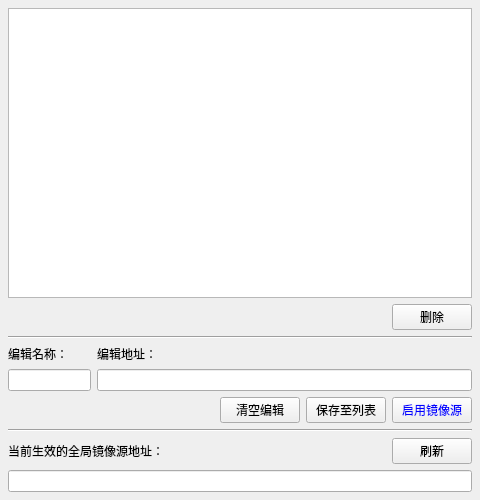
<?xml version="1.0" encoding="UTF-8"?>
<ui version="4.0">
 <class>index_manager</class>
 <widget class="QMainWindow" name="index_manager">
  <property name="windowModality">
   <enum>Qt::WindowModal</enum>
  </property>
  <property name="geometry">
   <rect>
    <x>0</x>
    <y>0</y>
    <width>480</width>
    <height>500</height>
   </rect>
  </property>
  <property name="font">
   <font>
    <family>Microsoft YaHei UI</family>
   </font>
  </property>
  <property name="windowTitle">
   <string>镜像源设置</string>
  </property>
  <widget class="QWidget" name="centralwidget">
   <layout class="QVBoxLayout" name="verticalLayout_5">
    <property name="leftMargin">
     <number>8</number>
    </property>
    <property name="topMargin">
     <number>8</number>
    </property>
    <property name="rightMargin">
     <number>8</number>
    </property>
    <property name="bottomMargin">
     <number>8</number>
    </property>
    <item>
     <layout class="QVBoxLayout" name="verticalLayout_4" stretch="0,0,0,0,0,0,0">
      <item>
       <widget class="QTableView" name="uiTableView_indexurls">
        <property name="palette">
         <palette>
          <active>
           <colorrole role="Highlight">
            <brush brushstyle="SolidPattern">
             <color alpha="255">
              <red>155</red>
              <green>222</green>
              <blue>255</blue>
             </color>
            </brush>
           </colorrole>
          </active>
          <inactive>
           <colorrole role="Highlight">
            <brush brushstyle="SolidPattern">
             <color alpha="255">
              <red>155</red>
              <green>222</green>
              <blue>255</blue>
             </color>
            </brush>
           </colorrole>
          </inactive>
          <disabled>
           <colorrole role="Highlight">
            <brush brushstyle="SolidPattern">
             <color alpha="255">
              <red>190</red>
              <green>190</green>
              <blue>190</blue>
             </color>
            </brush>
           </colorrole>
          </disabled>
         </palette>
        </property>
        <property name="editTriggers">
         <set>QAbstractItemView::NoEditTriggers</set>
        </property>
        <property name="selectionMode">
         <enum>QAbstractItemView::SingleSelection</enum>
        </property>
        <property name="selectionBehavior">
         <enum>QAbstractItemView::SelectRows</enum>
        </property>
        <property name="gridStyle">
         <enum>Qt::NoPen</enum>
        </property>
        <attribute name="horizontalHeaderHighlightSections">
         <bool>false</bool>
        </attribute>
        <attribute name="verticalHeaderHighlightSections">
         <bool>false</bool>
        </attribute>
        <attribute name="verticalHeaderShowSortIndicator" stdset="0">
         <bool>false</bool>
        </attribute>
       </widget>
      </item>
      <item>
       <layout class="QHBoxLayout" name="horizontalLayout_4" stretch="9,1">
        <item>
         <widget class="QLabel" name="label_4">
          <property name="text">
           <string/>
          </property>
         </widget>
        </item>
        <item>
         <widget class="QPushButton" name="uiPushButton_delete_url">
          <property name="toolTip">
           <string>删除列表中选中的镜像源地址。</string>
          </property>
          <property name="text">
           <string>删除</string>
          </property>
         </widget>
        </item>
       </layout>
      </item>
      <item>
       <widget class="Line" name="line">
        <property name="orientation">
         <enum>Qt::Horizontal</enum>
        </property>
       </widget>
      </item>
      <item>
       <layout class="QHBoxLayout" name="horizontalLayout_2" stretch="2,9">
        <item>
         <layout class="QVBoxLayout" name="verticalLayout">
          <item>
           <widget class="QLabel" name="label">
            <property name="text">
             <string>编辑名称：</string>
            </property>
           </widget>
          </item>
          <item>
           <widget class="QLineEdit" name="uiLineEdit_url_name"/>
          </item>
         </layout>
        </item>
        <item>
         <layout class="QVBoxLayout" name="verticalLayout_2">
          <item>
           <widget class="QLabel" name="label_2">
            <property name="text">
             <string>编辑地址：</string>
            </property>
           </widget>
          </item>
          <item>
           <widget class="QLineEdit" name="uiLineEdit_index_url"/>
          </item>
         </layout>
        </item>
       </layout>
      </item>
      <item>
       <layout class="QHBoxLayout" name="horizontalLayout" stretch="9,2,2,2">
        <item>
         <widget class="QLabel" name="label_5">
          <property name="text">
           <string/>
          </property>
         </widget>
        </item>
        <item>
         <widget class="QPushButton" name="uiPushButton_clear_edit">
          <property name="toolTip">
           <string>清空正在编辑的名称和地址输入框。</string>
          </property>
          <property name="text">
           <string>清空编辑</string>
          </property>
         </widget>
        </item>
        <item>
         <widget class="QPushButton" name="uiPushButton_save_url">
          <property name="toolTip">
           <string>将输入框内的名称和地址保存到列表。</string>
          </property>
          <property name="text">
           <string>保存至列表</string>
          </property>
         </widget>
        </item>
        <item>
         <widget class="QPushButton" name="uiPushButton_set_index">
          <property name="palette">
           <palette>
            <active>
             <colorrole role="ButtonText">
              <brush brushstyle="SolidPattern">
               <color alpha="255">
                <red>0</red>
                <green>0</green>
                <blue>255</blue>
               </color>
              </brush>
             </colorrole>
            </active>
            <inactive>
             <colorrole role="ButtonText">
              <brush brushstyle="SolidPattern">
               <color alpha="255">
                <red>0</red>
                <green>0</green>
                <blue>255</blue>
               </color>
              </brush>
             </colorrole>
            </inactive>
            <disabled>
             <colorrole role="ButtonText">
              <brush brushstyle="SolidPattern">
               <color alpha="255">
                <red>120</red>
                <green>120</green>
                <blue>120</blue>
               </color>
              </brush>
             </colorrole>
            </disabled>
           </palette>
          </property>
          <property name="toolTip">
           <string>将输入框内的镜像源地址设置为全局镜像源。</string>
          </property>
          <property name="text">
           <string>启用镜像源</string>
          </property>
         </widget>
        </item>
       </layout>
      </item>
      <item>
       <widget class="Line" name="line_2">
        <property name="orientation">
         <enum>Qt::Horizontal</enum>
        </property>
       </widget>
      </item>
      <item>
       <layout class="QVBoxLayout" name="verticalLayout_3">
        <item>
         <layout class="QHBoxLayout" name="horizontalLayout_3" stretch="9,1">
          <item>
           <widget class="QLabel" name="label_3">
            <property name="text">
             <string>当前生效的全局镜像源地址：</string>
            </property>
           </widget>
          </item>
          <item>
           <widget class="QPushButton" name="uiPushButton_refresh_effective">
            <property name="toolTip">
             <string>获取当前生效的全局镜像源地址并显示。</string>
            </property>
            <property name="text">
             <string>刷新</string>
            </property>
           </widget>
          </item>
         </layout>
        </item>
        <item>
         <widget class="QLineEdit" name="uiLineEdit_effective_url">
          <property name="readOnly">
           <bool>true</bool>
          </property>
         </widget>
        </item>
       </layout>
      </item>
     </layout>
    </item>
   </layout>
  </widget>
 </widget>
 <resources/>
 <connections/>
</ui>
